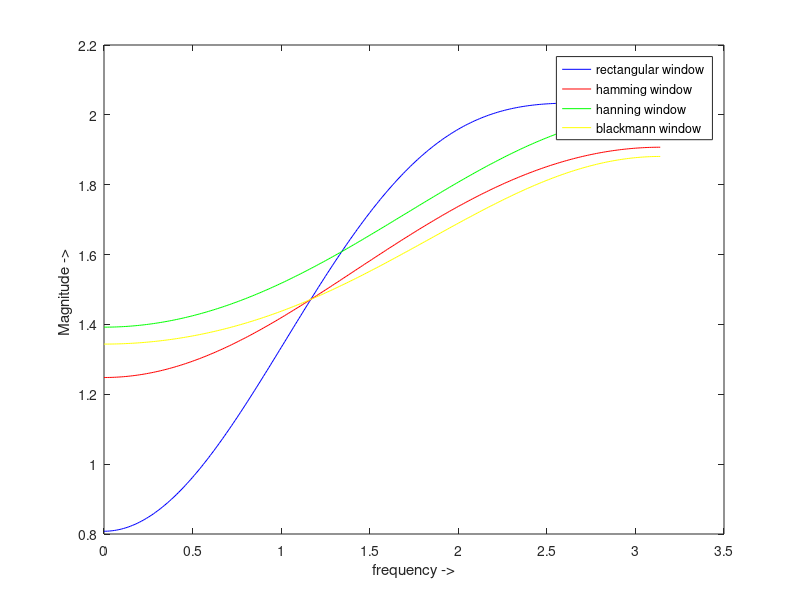

Write the MATLAB code that produced this figure.
% @Author:Balasubramanyam Evani
% EC1634 DSP LAB
%% Design of FIR Low pass filter with order N and cut-off frequenct Wc

close all;
clc;
clear all;

wc = input('Enter Value of  cut-off frequency -> ');
N = input('Order of filter -> ');
alpha = (N - 1) / 2;
n = 0 : 1 : N - 1;
eps = 0.0001;

hdn = sin(wc .* (n - alpha + eps)) ./ (pi .* (n - alpha + eps));

rect_win = n <= (N - 1);
hamming_win = 0.54 - 0.46 .* cos((2*pi .*n) ./ (N-1));
hanning_win = 0.5 - 0.56 .* cos ((2*pi .* n) ./ (N - 1));
blackman_win = 0.42 - 0.56 .* cos((2*pi .*n)./(N-1)) + 0.08 .* (cos(4*pi .*n) ./ (N-1));

hn_1 = hdn .* rect_win;
hn_2 = hdn .* hamming_win;
hn_3 = hdn .* hanning_win;
hn_4 = hdn .* blackman_win;

w = 0 : 0.01 : pi;
h1 = freqz(hn_1 , 1 , w);
plot(w , abs(h1) , 'blue');
hold on;

h2 = freqz(hn_2 , 1 , w);
plot(w , abs(h2) , 'red');

hold on;

h3 = freqz(hn_3 , 1 , w);
plot(w , abs(h3) , 'green');

hold on;

h4 = freqz(hn_4 , 1 , w);
plot(w , abs(h4) , 'yellow');

hold on;

legend('rectangular window','hamming window','hanning window','blackmann window');
xlabel('frequency ->');
ylabel('Magnitude -> ');
